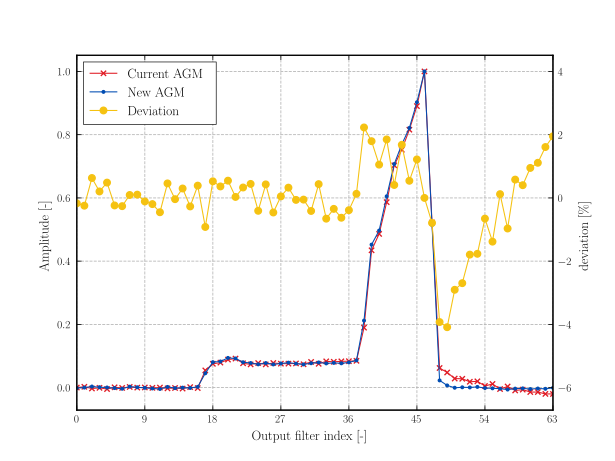

Recreate this plot in Python.
import sys, os
import matplotlib

import numpy as np
import matplotlib.pyplot as plt

matplotlib.use("pdf")
matplotlib.rcParams.update({
    "pgf.texsystem": "pdflatex",
    'font.family': 'serif',
    'text.usetex': True,
    'pgf.rcfonts': False})

dir_path = os.path.dirname(sys.argv[1])

agm_new = np.loadtxt(os.path.join(dir_path, 'timber_data/vfc_abort_gap_raw_data_spill.txt'), 
               encoding='ASCII')

agm_current = np.loadtxt(os.path.join(dir_path, 'timber_data/abort_gap_raw_data_spill.txt'), 
               encoding='ASCII')

agm_current_norm = agm_current/max(agm_current)
agm_new_norm = agm_new/max(agm_new)

# error calculation
agm_error = (agm_new_norm - agm_current_norm)*100

fig, ax = plt.subplots()
plt.plot(agm_current_norm, '-x', markersize=4, color=(0.878, 0.106, 0.141), linewidth=0.8)
plt.plot(agm_new_norm, '-o', markersize=2, color=(0, 0.3, 0.7), linewidth=0.8)

ax.tick_params(axis='both', direction='in', labelcolor='k',
               labelsize='small', width=0.6, which='both',
               top=True, right=True)

plt.xticks(np.arange(0, 64, 9))


plt.ylabel('Amplitude [-]')
plt.xlabel('Output filter index [-]')
plt.xlim([0, 63])
plt.grid(color=(0.7, 0.7, 0.7), linestyle='--', linewidth=0.6)

ax2 = ax.twinx() 
ax2.plot(agm_error, '-o', markersize=5, color=(0.961, 0.761, 0.067), linewidth=0.8)  

ax2.tick_params(axis='both', direction='in', labelcolor='k',
               labelsize='small', width=0.6, which='both',
               top=True, right=True)

ax2.set_ylabel('deviation [\%]')
ax2.set_yticks(np.linspace(-8, 6, 8))
ax2.set_ylim([-6.71, 4.51])

legend = fig.legend(['Current AGM', 'New AGM', 'Deviation'], 
         loc='upper left', shadow=False, frameon=True, borderpad=0.5,
         framealpha=1, facecolor='white', fancybox=False, edgecolor=(0, 0, 0),
                    bbox_to_anchor=(0,1), bbox_transform=ax.transAxes)

frame = legend.get_frame()
frame.set_linewidth(0.5)

# # # NOTE USER HAVE TO PASS A PATH IN THE ARGUMENTS TO MAKE THE SCRIPT WORK
# plt.show()

plt.savefig(sys.argv[1])

file_name = sys.argv[1].split('.')[0]
plt.savefig(f"{file_name}.svg", transparent=True)
